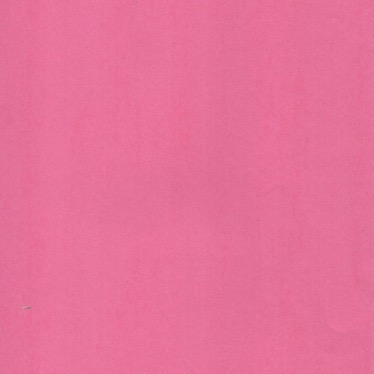
#> input picture Semantic_Segmentation/Input/Pink.jpeg, 374 x 374 px
$ python segmenter.py --filename Input/Pink.jpeg
#> lines starting #> are read from the running program, lines starting #| are printed output that depends on the picture
import cv2
import argparse
import numpy as np
from collections import Counter
import matplotlib.pyplot as plt

def display_image(image):
    cv2.imshow("Image", image)
    cv2.waitKey(0)
    cv2.destroyAllWindows()

def read_image(image_path):
    # image = cv2.imread(image_path, cv2.IMREAD_COLOR)
#> called with image_path = 'Input/Pink.jpeg'
    image = cv2.imread(image_path, 1)
#> image is the input picture: shape (374, 374, 3); mean B, G, R 153.1, 113.9, 230.4

    return image

def get_pixel_color(image, height_start, height_end, width_start, width_end):
    pixel_list = []
    for x in range (height_start, height_end+1):
        for y in range (width_start, width_end+1):
            pixel = image[x,y]
            if len(pixel) == 1:
                pixel_list.append(pixel)
            else:
                pixel_string = ""
                for p in pixel:
                    pixel_string = pixel_string + str(p) + ":"
                pixel_string = pixel_string[:-1]
                pixel_list.append(pixel_string)

    return pixel_list

def get_pixel_count(pixel_list):
    print("Pixel List Length : {}".format(len(pixel_list)))
    print("Unique Pixel Count : {}".format(len(Counter(pixel_list).keys())))
    pixel_count = {}
    for p in pixel_list:
        if p in pixel_count.keys():
            pixel_count[p] = pixel_count[p] + 1
        else:
            pixel_count[p] = 1

    return pixel_count

def get_bit(highest_count):
    bit = ""
    for p in range(0, len(highest_count)-1):
        if highest_count[p] < highest_count[p+1]:
            bit = bit + "1"
        else :
            bit = bit + "0"

    return bit

if __name__ == "__main__":

    parser = argparse.ArgumentParser()
    parser.add_argument("-f", "--filename", help = "Name of the target file")
    args = parser.parse_args()

    image = read_image(args.filename)

    dimenssion = image.shape
#> dimenssion = (374, 374, 3)
    height = dimenssion[0]
#> height = 374
    width = dimenssion[1]
#> width = 374
    print("Image Height : {} px".format(str(height)))
#| Image Height : 374 px
    print("Image Width : {} px".format(str(width)))
#| Image Width : 374 px
    height_new = height - (height%3)
#> height_new = 372
    width_new = width - (width%3)
#> width_new = 372
    print("{}: {}".format(height_new, width_new))
#| 372: 372
    image_new = cv2.resize(image, (width_new, height_new))

    h_start = 1
    seg_pos = []
    highest_count = []
    for i in range(1,4):
        h_range = int(height_new/3) - 1
        h_end = h_start + h_range
        w_start = 1
        for j in range(1,4):
            w_range = int(width_new/3) - 1
            w_end = w_start + w_range
            print("Reading from Height : {},{} and Width : {},{}".format(h_start, h_end, w_start, w_end))
            pixel_list = get_pixel_color(image, h_start, h_end, w_start, w_end)
            pixel_count = get_pixel_count(pixel_list)

            pixel_count_sorted = dict(sorted(pixel_count.items(), key = lambda x: x[1], reverse = True))
            first_pair = next(iter((pixel_count_sorted.items())))

            seg_pos.append("({}, {})".format(i, j))
            highest_count.append(first_pair[1])

            print("Segment ({}, {}) :: Pixel_color : [{}] and Count : {}".format(i, j, first_pair[0], first_pair[1]))

            w_start = w_start + w_range + 1
        h_start = h_start + h_range + 1
#> after the loop, h_start = 373; highest_count = [1227, 1009, 1178, 1173, 1215, 1390, 1309, 1049, 1297]; seg_pos = ['(1, 1)', '(1, 2)', '(1, 3)', '(2, 1)', '(2, 2)', '(2, 3)', '(3, 1)', '(3, 2)', '(3, 3)']

    bit = get_bit(highest_count)
#> the loop in get_bit, `for p in range(0, len(highest_count)-1):` made 8 passes
#> bit on passes 1 to 8: '0', '01', '010', '0101', '01011', '010110', '0101100', '01011001'
#> bit = '01011001'

    plt.bar(seg_pos, highest_count)

    plt.title("8-Bit word: {}".format(bit))
    plt.xlabel("Segment_Position")
    plt.ylabel("Count")

    plt.show()
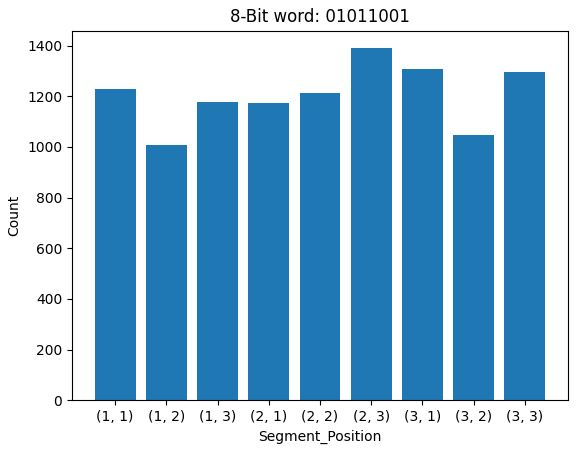
#> figure drawn by matplotlib, 1 panel; tallest bar 1390 high, from x = 4.6 to 5.4
